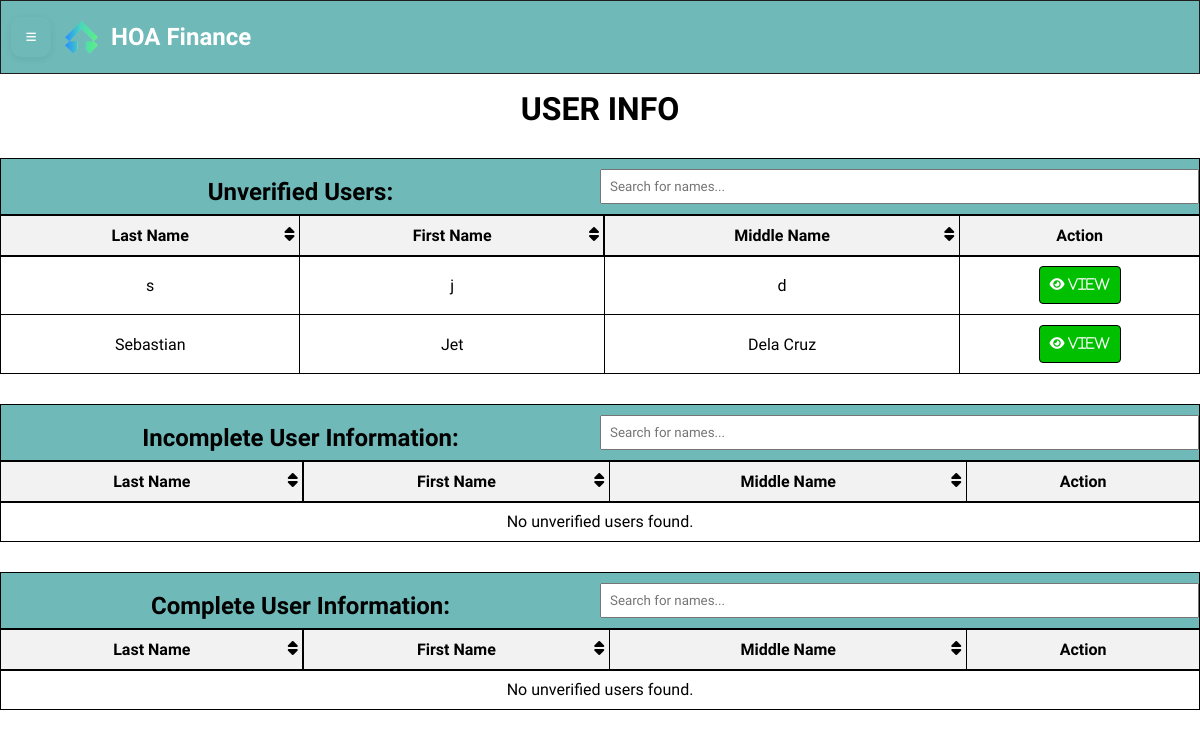
The app's page /admin/members_info.php, older data.
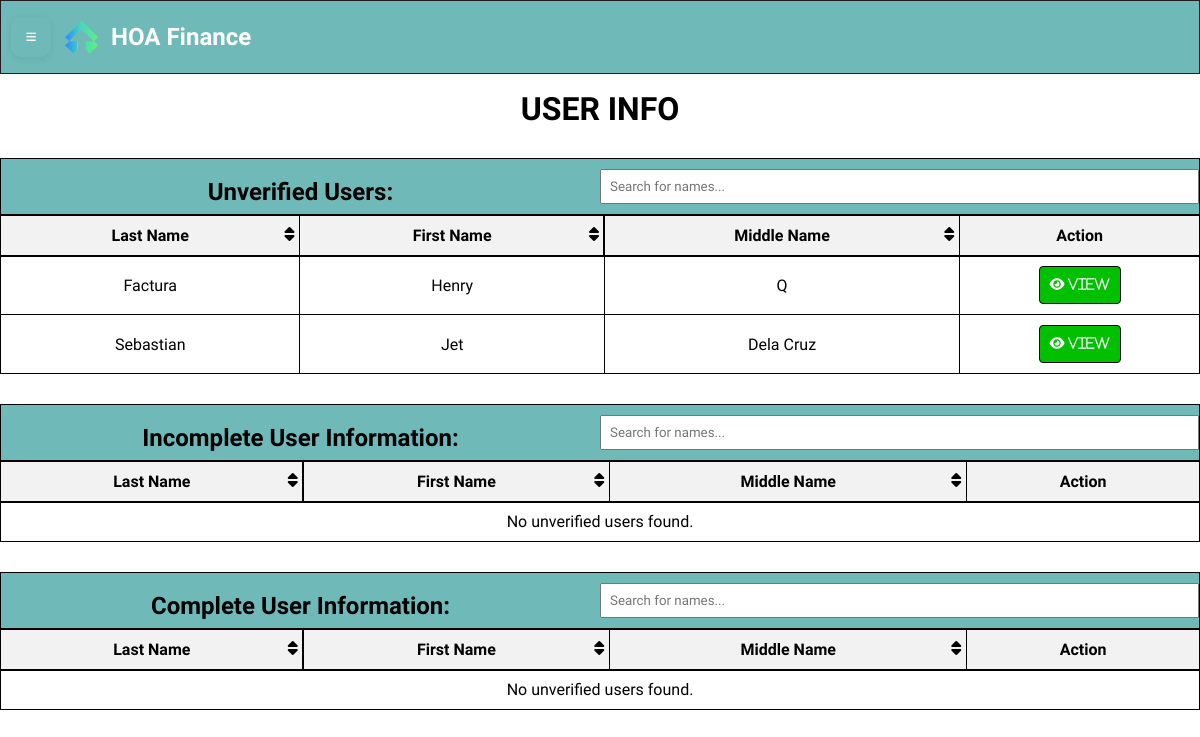
The same page, newer data.
### tables this page shows
CREATE TABLE `tbl_useracc` (
  `user_id` int(11) NOT NULL,
  `username` varchar(255) NOT NULL,
  `password` varchar(255) NOT NULL,
  `email` varchar(255) NOT NULL,
  `is_admin` varchar(10) NOT NULL DEFAULT 'no',
  `is_deleted` varchar(10) NOT NULL DEFAULT 'no',
  `is_verified` varchar(10) NOT NULL DEFAULT 'no'
);

CREATE TABLE `tbl_userinfo` (
  `userinfo_id` int(11) NOT NULL,
  `user_id` int(11) NOT NULL,
  `given_name` varchar(255) NOT NULL,
  `middle_name` varchar(255) NOT NULL,
  `last_name` varchar(255) NOT NULL,
  `gender` varchar(255) NOT NULL,
  `bday` date NOT NULL
);

### functions.php (called while the page is built, shortened)
<?php
function connect()
{
	$mysqli = new mysqli(SERVER, USERNAME, PASSWORD, DATABASE);
	if ($mysqli->connect_errno != 0) {
		$error = $mysqli->connect_error;
		$error_date = date("F j, Y, g:i a");
		$message = "{$error} | {$error_date} \r\n";
		file_put_contents("db-log.txt", $message, FILE_APPEND);
		return false;
	} else {
		$mysqli->set_charset("utf8mb4");
		return $mysqli;
	}
}
function getinfo()
{
	$mysqli = connect();
	$unvQuery = "
        SELECT *
        FROM tbl_useracc, tbl_userinfo, tbl_face
        WHERE tbl_useracc.user_id = tbl_userinfo.user_id
			AND tbl_useracc.user_id = tbl_face.user_id
            AND tbl_useracc.is_verified = 'no'
            AND tbl_useracc.is_admin = 'no'
            AND tbl_useracc.is_deleted = 'no'
        ORDER BY tbl_userinfo.last_name ASC;
    ";
	$unvResult = $mysqli->query($unvQuery);
	$unv = $unvResult->fetch_all(MYSQLI_ASSOC);
	$incQuery = "
        SELECT *
        FROM tbl_property
        JOIN tbl_userinfo ON tbl_property.user_id = tbl_userinfo.user_id
        JOIN tbl_useracc ON tbl_property.user_id = tbl_useracc.user_id
        WHERE is_admin = 'no'
            AND is_deleted = 'no'
            AND is_verified = 'yes'
            AND (blk_no IS NULL
            OR lot_no IS NULL
            OR homelot_area IS NULL
            OR open_space IS NULL
            OR sharein_loan IS NULL
            OR principal_interest IS NULL
            OR MRI IS NULL
            OR total IS NULL)
    ";
	$incResult = $mysqli->query($incQuery);
	$inc = $incResult->fetch_all(MYSQLI_ASSOC);
	$compQuery = "
        SELECT *
        FROM tbl_property
        JOIN tbl_userinfo ON tbl_property.user_id = tbl_userinfo.user_id
        JOIN tbl_useracc ON tbl_property.user_id = tbl_useracc.user_id
        WHERE is_admin = 'no'
            AND is_deleted = 'no'
            AND is_verified = 'yes'
            AND (blk_no IS NULL
            OR lot_no IS NULL
            OR homelot_area IS NULL
            OR open_space IS NULL
            OR sharein_loan IS NULL
            OR principal_interest IS NULL
            OR MRI IS NULL
            OR total IS NULL)
    ";
	$compResult = $mysqli->query($compQuery);
	$comp = $compResult->fetch_all(MYSQLI_ASSOC);
	return [
		'unverified_members' => $unv,
		'incomplete_members' => $inc,
		'completed_members' => $comp
	];
}

### admin/members_info.php (the view, shortened to what this page needs)
<!DOCTYPE html>
<html lang="en">
<head>
    <link rel="stylesheet" href="<?php $_SERVER['DOCUMENT_ROOT'] ?>/hofin/styles/css/admin/members_info.css">
    <?php
    require ($_SERVER['DOCUMENT_ROOT'] . '/hofin/navbar.php');
    $data = getinfo();
    ?>
</head>
<body>
    <h1>USER INFO</h1>
    <div class="half">
        <div class="half-half">
            <h2>Unverified Users:</h2>
        </div>
        <div class="half-half">
            <input type="text" id="searchUnverified" class="search-input"
                onkeyup="filterTable('searchUnverified', 'unverifiedTable')" placeholder="Search for names...">
        </div>
    </div>
    <div class="scrollable">
        <table id="unverifiedTable" class="table">
            <tr>
                <th class="sort-btn" onclick="sortTable(0, 'unverifiedTable')">Last Name</th>
                <th class="sort-btn" onclick="sortTable(1, 'unverifiedTable')">First Name</th>
                <th class="sort-btn" onclick="sortTable(2, 'unverifiedTable')">Middle Name</th>
                <th>Action</th>
            </tr>
            <?php if (count($data['unverified_members']) != 0) { ?>
                <?php foreach ($data['unverified_members'] as $unverified) { ?>
                    <tr>
                        <td><?= htmlspecialchars($unverified['last_name']) ?></td>
                        <td><?= htmlspecialchars($unverified['given_name']) ?></td>
                        <td><?= htmlspecialchars($unverified['middle_name']) ?></td>
                        <td>
                            <button type="button" class="edit button" data-target="modal-<?= $unverified['user_id'] ?>">
                                <i class="fa fa-eye" aria-hidden="true"></i> View
                            </button>
                        </td>
                    </tr>
                <?php }
            } else { ?>
                <tr>
                    <td colspan="6">No unverified users found.</td>
                </tr>
            <?php } ?>
        </table>
    </div>
    <div class="half">
        <div class="half-half">
            <h2>Incomplete User Information:</h2>
        </div>
        <div class="half-half">
            <input type="text" id="searchIncomplete" class="search-input"
                onkeyup="filterTable('searchIncomplete', 'incompleteTable')" placeholder="Search for names...">
        </div>
    </div>
    <div class="scrollable">
        <table id="incompleteTable" class="table">
            <tr>
                <th class="sort-btn" onclick="sortTable(0, 'incompleteTable')">Last Name</th>
                <th class="sort-btn" onclick="sortTable(1, 'incompleteTable')">First Name</th>
                <th class="sort-btn" onclick="sortTable(2, 'incompleteTable')">Middle Name</th>
                <th>Action</th>
            </tr>
            <?php if (count($data['incomplete_members']) != 0) { ?>
                <?php foreach ($data['incomplete_members'] as $incomplete) { ?>
                    <tr>
                        <td><?= htmlspecialchars($incomplete['last_name']) ?></td>
                        <td><?= htmlspecialchars($incomplete['given_name']) ?></td>
                        <td><?= htmlspecialchars($incomplete['middle_name']) ?></td>
                        <td>
                            <form method="POST" action="<?= htmlspecialchars($unverified['user_id']) ?>">
                                <input type="submit" class="edit button" value="&#xf044; EDIT">
                                <input type="submit" class="delete button" value="&#xf2ed; DELETE"
                                    formaction="/admin/delete_info/{{incs[1]}}"
                                    onclick="return confirm('Are you sure you want to delete this account?')">
                            </form>
                        </td>
                        <td hidden>Search not found.</td>
                    </tr>
                <?php }
            } else { ?>
                <tr>
                    <td colspan="6">No unverified users found.</td>
                </tr>
            <?php } ?>
        </table>
    </div>
    <div class="half">
        <div class="half-half">
            <h2>Complete User Information:</h2>
        </div>
        <div class="half-half">
            <input type="text" id="searchComplete" class="search-input"
                onkeyup="filterTable('searchComplete', 'completeTable')" placeholder="Search for names...">
        </div>
    </div>
    <div class="scrollable">
        <table id="completeTable" class="table">
            <tr>
                <th class="sort-btn" onclick="sortTable(0, 'completeTable')">Last Name</th>
                <th class="sort-btn" onclick="sortTable(1, 'completeTable')">First Name</th>
                <th class="sort-btn" onclick="sortTable(2, 'completeTable')">Middle Name</th>
                <th>Action</th>
            </tr>
            <?php if (count($data['completed_members']) != 0) { ?>
                <?php foreach ($data['completed_members'] as $complete) { ?>
                    <tr>
                        <td><?= htmlspecialchars($complete['last_name']) ?></td>
                        <td><?= htmlspecialchars($complete['given_name']) ?></td>
                        <td><?= htmlspecialchars($complete['middle_name']) ?></td>
                        <td>
                            <form method="POST" action="<?= htmlspecialchars($unverified['user_id']) ?>">
                                <input type="submit" class="edit button" value="&#xf044; EDIT">
                                <input type="submit" class="delete button" value="&#xf2ed; DELETE"
                                    formaction="/admin/delete_info/{{incs[1]}}"
                                    onclick="return confirm('Are you sure you want to delete this account?')">
                            </form>
                        </td>
                        <td hidden>Search not found.</td>
                    </tr>
                <?php }
            } else { ?>
                <tr>
                    <td colspan="6">No unverified users found.</td>
                </tr>
            <?php } ?>
    </div>
</body>
</html>

### navbar.php (shortened to what this page needs)
<link rel="stylesheet" href="https://cdnjs.cloudflare.com/ajax/libs/font-awesome/6.4.2/css/all.min.css">
<link rel="stylesheet" href="<?php $_SERVER['DOCUMENT_ROOT']; ?>/hofin/styles/css/navbar.css">
<?php
require ($_SERVER['DOCUMENT_ROOT'] . '/hofin/functions.php');
?>
<nav class="navbar" style="user-select: none;">
  <?php
  $current_page = basename($_SERVER['PHP_SELF']);
  ?>
  <?php
  if ($current_page == "index.php" || $current_page == "" || $current_page == "face_login.php" || $current_page == "register.php") {
    ?>
    <a class="btn disabled">&#8801;</a>
    <?php
  } else {
    ?>
    <a href="#sidenav" class="btn open">&#8801;</a>
    <?php
  }
  ?>
  <a class="navbar-brand" href="/hofin" draggable="false">
    <img draggable="false" src="<?php $_SERVER['DOCUMENT_ROOT']; ?>/hofin/styles/images/logo-s.png" alt="logo-s"
      class="navbar-img" />
    HOA Finance
  </a>
  <div class="username">
  </div>
</nav>

### styles/css/admin/members_info.css (style rules this page uses)
body { margin-top: 90px; }
h1 { text-align: center; }
h2 { margin-top: 2%; padding: 1%; }
.scrollable { max-height: 250px; overflow-y: scroll; }
.table { width: 100%; border-collapse: collapse; text-align: center; padding: 0; }
.table td, .table th { border: 1px solid black; padding: 10px }
th { background-color: #f2f2f2; position: sticky; top: 0; outline: 1px solid black; }
td:last-child { width: 20%; }
.button { display: inline-block; padding: 10px 10px; color: white; text-decoration: none; border-radius: 4px; border: 1px #000 solid; font-family: "Font Awesome 5 Free"; cursor: default; }
.edit { background-color: rgb(0, 192, 0); }
.search-input { width: 100%; padding: 8px; margin: 10px 0; box-sizing: border-box; }
.half { border: 1px solid black; margin-top: 30px; display: flex; flex-wrap: wrap; justify-content: space-between; align-items: center; text-align: center; background-color: #6FB9B9; }
.half-half { width: 50%; }
.sort-btn, th { cursor: pointer; }
.sort-btn::after { content: '\f0dc'; font-family: 'Font Awesome 5 Free'; font-weight: 900; position: absolute; right: 5px; }

### styles/css/navbar.css (style rules this page uses)
* { margin: 0; padding: 0; box-sizing: border-box; list-style: none; text-decoration: none; font-family: 'Josefin Sans', sans-serif; }
.btn { color: #fff; display: inline-block; height: 40px; width: 40px; line-height: 40px; text-align: center; border-radius: 25%; text-decoration: none; font-size: 1.2em; box-shadow: 0 2px 10px -2px rgba(0, 0, 0, .1); margin: 10px; align-items: center; cursor: default; }
.navbar { border: 1px solid rgb(31, 29, 29); position: fixed; top: 0; width: 100%; z-index: 9999; background-color: #6FB9B9; padding: .5% 0; display: flex; align-items: center; }
.navbar-brand { font-size: 24px; font-weight: bold; color: #fff; text-decoration: none; display: flex; align-items: center; }
.navbar-img { height: 40px; width: 40px; margin-right: 10px; }
.username { padding: 5px; padding-right: 2%; align-self: center; margin-left: auto; color: #fff }

Row changes from the older to the newer data that the page shows:
changed tbl_useracc: tbl_userinfo.last_name "s" → "Factura"; tbl_userinfo.given_name "j" → "Henry"; tbl_userinfo.middle_name "d" → "Q"
